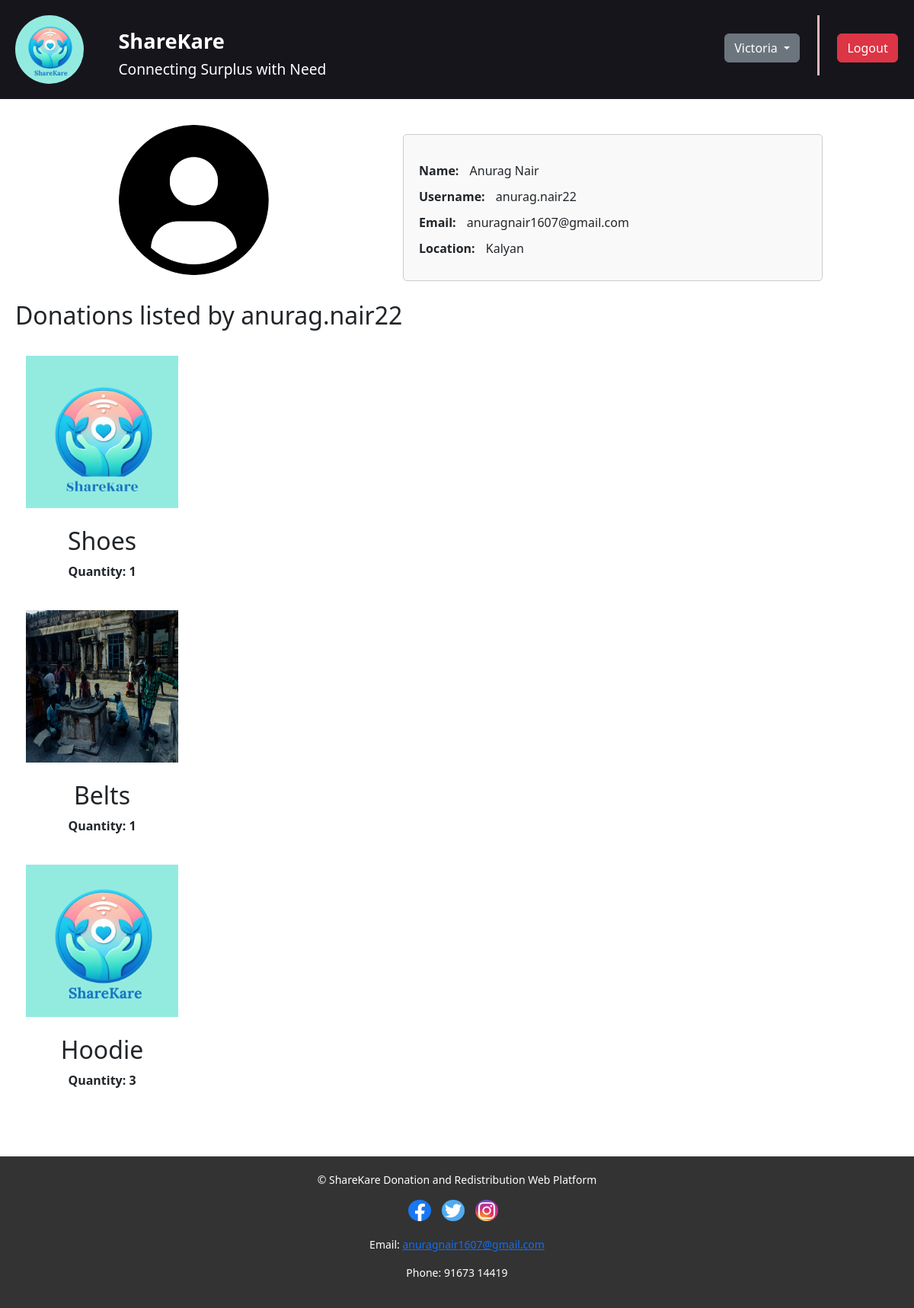
Before: /user_donation/2/5/ (signed in) with the older database file.
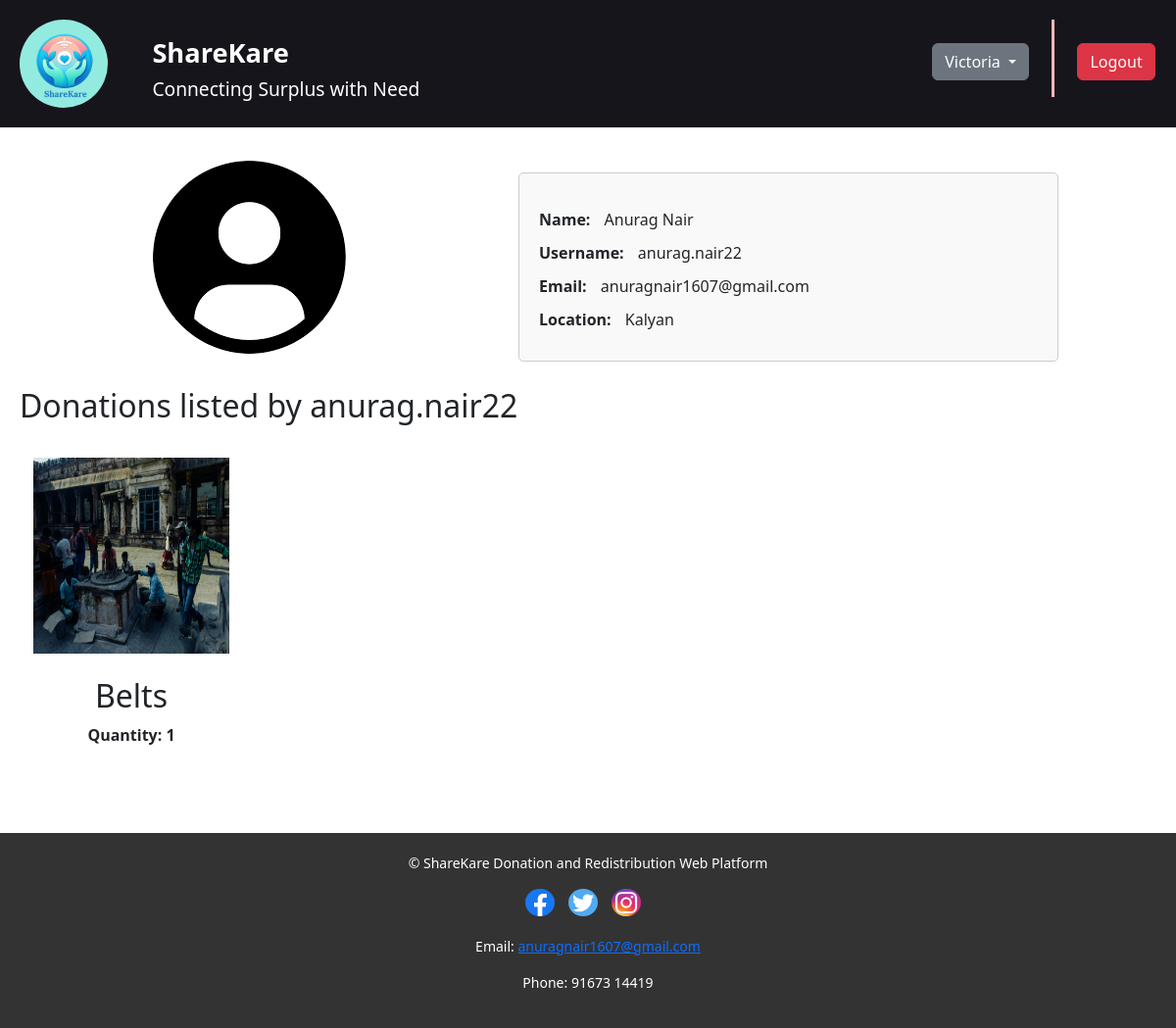
After: the same page with the newer database file.
### home/models.py (models this page shows, shortened)
class Donation(models.Model):
    user = models.ForeignKey(User, on_delete=models.CASCADE)
    donor = models.ForeignKey(Donor, on_delete=models.CASCADE, null=True, blank=True)
    other_products = models.TextField(max_length=100)
    phone_number = models.CharField(max_length=15)
    product_quantity = models.IntegerField()
    product_images = models.ImageField(upload_to="images/")
    STATUS_CHOICES = [
        ('PENDING', 'Pending'),
        ('DONATED', 'Donated'),
    ]
    status = models.CharField(max_length=20, choices=STATUS_CHOICES, default='PENDING')

### home/views.py (the view)
# urls.py: path('user_donation/<int:user_id>/<int:product_id>/', views.user_donation, name='user_donation'),
@login_required(login_url='login')
def user_donation(request, user_id, product_id):
    userr = User.objects.get(id=user_id)
    donor = Donor.objects.get(user=userr)
    donations = Donation.objects.filter(user_id=userr)
    product_high = Donation.objects.get(id=product_id)
    pending_donations = donations.filter(status='PENDING')
    past_donations = donations.exclude(status='PENDING')
    context = {
        'userr':userr,
        'donor': donor,
        'pending_donations': pending_donations,
        'past_donations': past_donations,
        'donations': donations,
        'product_high': product_high
    }
    return render(request, 'user_donation.html', context)

### home/models.py (called while the page is built)
    def __str__(self):
        return self.user.username

### templates/user_donation.html (shortened to what this page needs)
{% extends 'base2.html' %}
{% load static %}
{% block css %}
    <link rel="stylesheet" href="{% static "css/user_donate.css" %}">
{% endblock %}
{% block content %}
    <div class="ngo-details-section">
        <div class="ngo-image">
            <img id="userimg" src="{% static "images/userlogo.png" %}" alt="{{ ngo.ngoname }} Image">
        </div>
        <div class="ngo-information">
            <p><strong>Name: </strong>{{ userr.first_name }}</p>
            <p><strong>Username:</strong> {{ userr.username }}</p>
            <p><strong>Email: </strong>{{ userr.email }}</p>
            <p><strong>Location: </strong>{{ donor.location }}</p>
        </div>
    </div>
    <div class="donations-section">
        <div id="headin"><div id="txthead"><h2>Donations listed by {{ donor }} </h2></div></div>
    </div>
    <br>
    <div id="grandparent">
        <div>
        {% for donation in pending_donations %}
            <div class="donation-item1 {% cycle 'even' 'odd' %}" id="ditem">
                <div class="column" id="quant">
                    <a href="{{ donation.product_images.url }}" target="_blank">
                        <img src="{{ donation.product_images.url }}" alt="{{ donation.other_products }}" class="donation-image">
                    </a>
                </div>
                <br>
                <div class="column">
                    <h2> {{ donation.other_products }}</h2>
                </div>
                <div class="column" id="quant">
                    <p><b>Quantity: {{ donation.product_quantity }}</b></p>
                </div>
            </div>
        {% empty %}
            <br>
            <p><strong>No pending donations listed.</strong></p>
        {% endfor %}
        </div>
</div>
    {% endblock %}

Changed rows visible on the page:
no longer on this page (row edited): Donation: product_images (picture), other_products "Shoes", product_quantity "1"
no longer on this page (row edited): Donation: product_images (picture), other_products "Hoodie", product_quantity "3"
